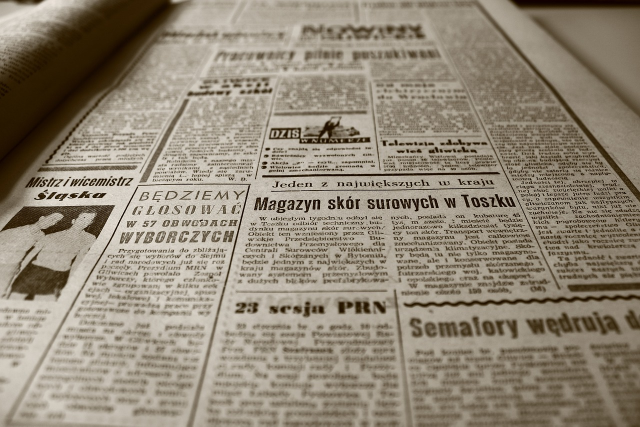
#> input picture study/newspaper.jpg, 1280 x 853 px (shown at 1/2 size)
$ jupyter execute '이미지 변형(원근).ipynb'
#> lines starting #> are read from the running program, lines starting #| are printed output that depends on the picture
### 12. 이미지 변형 (원근)

#### 사다리꼴 이미지 펼치기

[cell 1]
import cv2
import numpy as np
img = cv2.imread('newspaper.jpg')
#> img is the input picture: shape (853, 1280, 3); mean B, G, R 118.6, 135.1, 145.4

# 변형할 사이즈
width, height = 640, 240

#numpy array로 네 귀퉁이의 위치를 잡아줘야함. (좌표는 직접 구해야함.)
src = np.array([[507, 359], [1008, 341], [1022, 584], [455, 594]], dtype=np.float32)
dst = np.array([[0,0], [width, 0], [width, height], [0, height]], dtype=np.float32)

#여기가 중요함. getPerspectiveTransform을 통해서 귀퉁이의 좌표를 변경함.
matrix = cv2.getPerspectiveTransform(src, dst)
#변경된 좌표를 img에 적용해서 result라는 새로운 이미지를 만듦.
#이 때 width, height를 직접 넣어서 새로운 이미지의 사이즈도 직접 구해야함.
result = cv2.warpPerspective(img, matrix, (width, height))
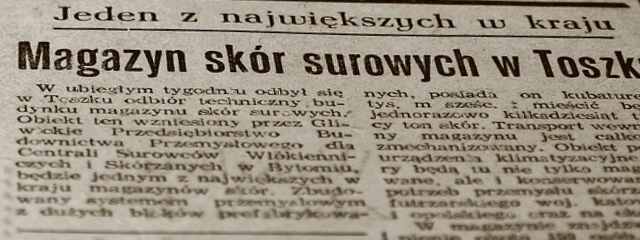
#> result: shape (240, 640, 3); mean B, G, R 128.1, 143.4, 152.9

cv2.imshow('img', img)
cv2.imshow('result', result)
cv2.waitKey(0)
cv2.destroyAllWindows()

#### 회전된 이미지 올바로 세우기

[cell 2]
import cv2
import numpy as np
img = cv2.imread('poker.jpg')
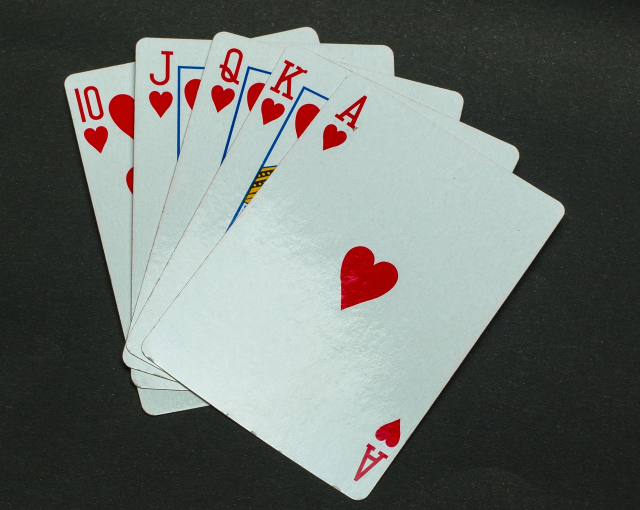
#> input picture study/poker.jpg, 1280 x 1020 px (shown at 1/2 size)
#> img is the input picture: shape (1020, 1280, 3); mean B, G, R 108.4, 112.6, 107.2

# 변형할 사이즈
width, height = 640, 240

#numpy array로 네 귀퉁이의 위치를 잡아줘야함. (좌표는 직접 구해야함.)
src = np.array([[507, 359], [1008, 341], [1022, 584], [455, 594]], dtype=np.float32)
dst = np.array([[0,0], [width, 0], [width, height], [0, height]], dtype=np.float32)

#여기가 중요함. getPerspectiveTransform을 통해서 귀퉁이의 좌표를 변경함.
matrix = cv2.getPerspectiveTransform(src, dst)
#변경된 좌표를 img에 적용해서 result라는 새로운 이미지를 만듦.
#이 때 width, height를 직접 넣어서 새로운 이미지의 사이즈도 직접 구해야함.
result = cv2.warpPerspective(img, matrix, (width, height))
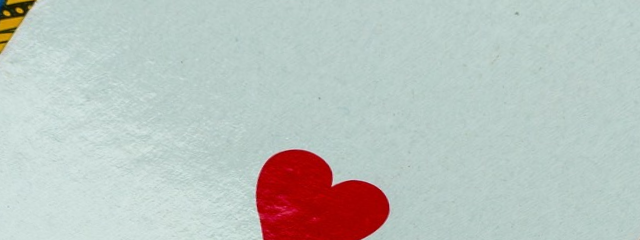
#> result: shape (240, 640, 3); mean B, G, R 191.1, 195.1, 187.6

cv2.imshow('img', img)
cv2.imshow('result', result)
cv2.waitKey(0)
cv2.destroyAllWindows()
